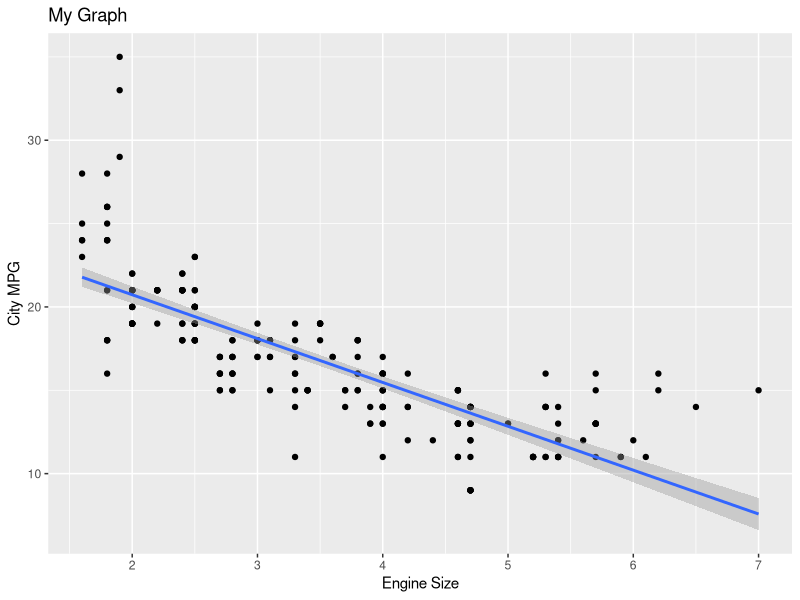

The R source for this figure:
# What might the relationship between engine size 
# and fuel efficiency (city mpg) look like?

library(ggplot2)

ggplot(data = mpg, aes(x=displ,y=cty))+
      geom_point()+ggtitle("My Graph")+
      xlab("Engine Size")+ylab("City MPG")+
      geom_smooth(method="lm")

